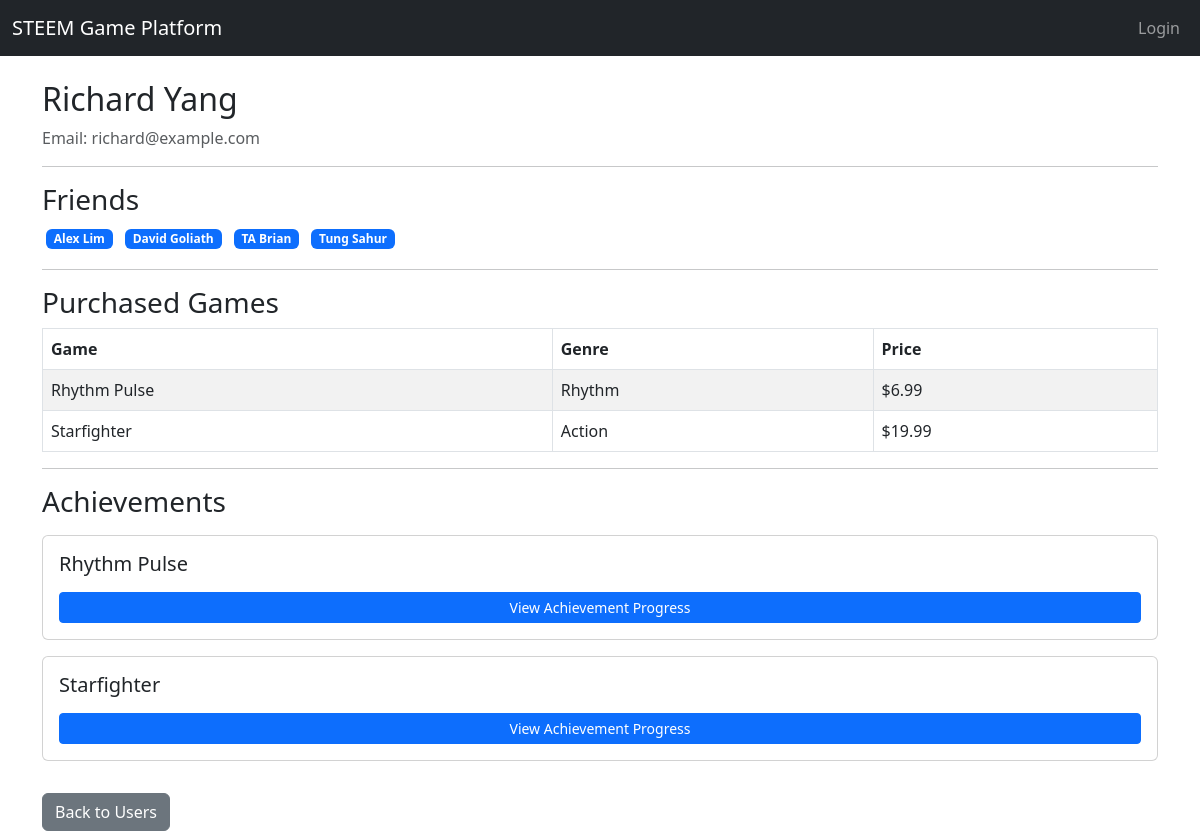
Page /user/1 on the committed database.
### tables this page shows
CREATE TABLE Users (
    UserID INTEGER PRIMARY KEY AUTOINCREMENT,
    Name TEXT NOT NULL,
    Email TEXT UNIQUE NOT NULL,
    Password TEXT NOT NULL
);

CREATE TABLE Games (
    GameID INTEGER PRIMARY KEY AUTOINCREMENT,
    Title TEXT NOT NULL,
    Genre TEXT,
    ReleaseDate DATE,
    Price REAL CHECK (Price >= 0),
    DeveloperID INTEGER,
    FOREIGN KEY (DeveloperID) REFERENCES Developers(DeveloperID)
);

### app.py (the view)
@app.route("/user/<int:userID>")
def user_profile(userID):
    db = get_db()
    user = db.execute(
        "SELECT * FROM Users WHERE UserID=?",
        (userID,)
    ).fetchone()
    if not user:
        return f"User {userID} not found.", 404
    friends = db.execute("""
        SELECT DISTINCT FriendID, FriendName
        FROM (
            SELECT
                CASE WHEN UserID1 = ? THEN UserID2 ELSE UserID1 END AS FriendID,
                (SELECT Name FROM Users WHERE UserID =
                    CASE WHEN UserID1=? THEN UserID2 ELSE UserID1 END
                ) AS FriendName
            FROM Friends
            WHERE ? IN (UserID1, UserID2)
        )
        ORDER BY FriendName ASC
    """, (userID, userID, userID)).fetchall()
    library = db.execute("""
        SELECT g.GameID, g.Title, g.Genre, g.Price
        FROM Purchases p
        JOIN Games g ON g.GameID = p.GameID
        WHERE p.UserID = ?
        ORDER BY g.Title ASC
    """, (userID,)).fetchall()
    return render_template(
        "user_profile.html",
        user=user,
        friends=friends,
        library=library
    )

### app.py (called while the page is built)
def get_db():
    if 'db' not in g:
        g.db = sqlite3.connect(DATABASE)
        g.db.row_factory = sqlite3.Row
    return g.db

### templates/user_profile.html
{% extends "layout.html" %}
{% block content %}
<h2>{{ user.Name }}</h2>
<p class="text-muted">Email: {{ user.Email }}</p>
<hr>
<h3>Friends</h3>
{% if friends %}
    {% for f in friends %}
        <span class="badge bg-primary m-1">{{ f.FriendName }}</span>
    {% endfor %}
{% else %}
    <p class="text-muted">No friends yet</p>
{% endif %}
<hr>
<h3>Purchased Games</h3>
{% if library %}
<table class="table table-bordered table-striped">
    <thead>
        <tr>
            <th>Game</th>
            <th>Genre</th>
            <th>Price</th>
        </tr>
    </thead>
    <tbody>
        {% for g in library %}
        <tr>
            <td>{{ g.Title }}</td>
            <td>{{ g.Genre }}</td>
            <td>${{ g.Price }}</td>
        </tr>
        {% endfor %}
    </tbody>
</table>
{% else %}
<p class="text-muted">No purchased games</p>
{% endif %}
<hr>
<h3>Achievements</h3>
{% if library %}
    {% for g in library %}
        <div class="card my-3 p-3">
            <h5>{{ g.Title }}</h5>
            <a class="btn btn-sm btn-primary mt-2"
               href="/user/{{ user.UserID }}/game/{{ g.GameID }}/achievements">
                View Achievement Progress
            </a>
        </div>
    {% endfor %}
{% else %}
    <p class="text-muted">User has no games, so no achievements.</p>
{% endif %}
<a href="/view/Users" class="btn btn-secondary mt-3">Back to Users</a>
{% endblock %}

### rows in the picture
Users: Name "Richard Yang", Email "richard@example.com"
Games: Title "Rhythm Pulse", Genre "Rhythm", Price "6.99"
Games: Title "Starfighter", Genre "Action", Price "19.99"

### other values in the picture
{{ f.FriendName }} "Alex Lim" "David Goliath" "TA Brian" "Tung Sahur"
